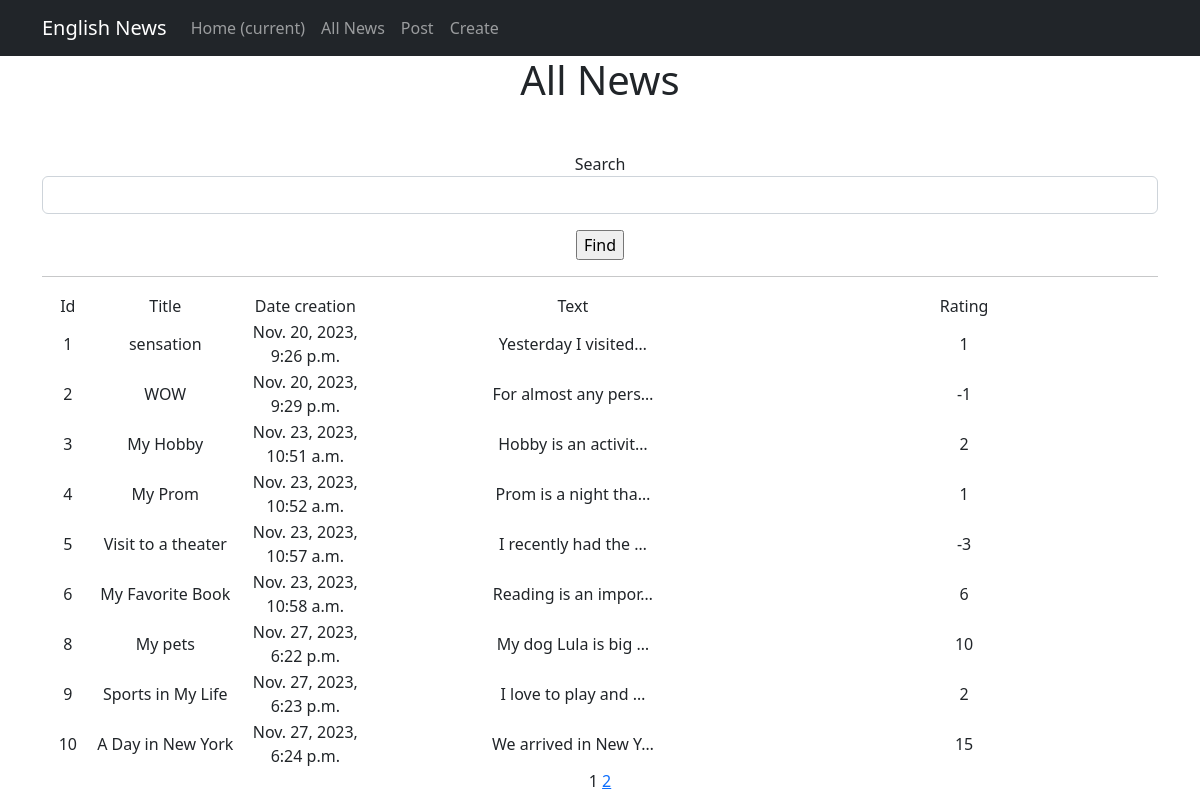
Page /news/ on the committed database.
### newapp/models.py (models this page shows, shortened)
class Post(models.Model):
    author = models.ForeignKey(Author, on_delete=models.CASCADE)
    NEWS = 'NW'
    ARTICLE = 'AR'
    CATEGORY_CHOICES = [
        (NEWS, 'Новость'),
        (ARTICLE, 'Статья'),
    ]
    categoryType = models.CharField(max_length=2, choices=CATEGORY_CHOICES, default=ARTICLE)
    dateCreation = models.DateTimeField(auto_now_add=True)
    postCategory = models.ManyToManyField(Category, through='PostCategory')
    title = models.CharField(max_length=128)
    text = models.TextField()
    rating = models.SmallIntegerField(default=0)

### newapp/views.py (the view)
# urls.py: path('', Article.as_view()),
class Article(ListView):
    model = Post
    ordering = 'dateCreation'
    template_name = 'flatpages/main.html'
    context_object_name = 'news'
    paginate_by = 9
    def get_queryset(self):
        queryset = super().get_queryset()
        self.filterset = PostFilter(self.request.GET, queryset)
        return self.filterset.qs
    def get_context_data(self, **kwargs):
        context = super().get_context_data(**kwargs)
        context['filterset'] = self.filterset
        return context

### newapp/templatetags/custom_filters.py (called while the page is built)
@register.filter()
def change_querry(value):
    if isinstance(value, str):
        text = []
        text1 = value.split(" ")
        for i in text1:
            g = i.lower()
            if g.isalpha():
                if g in cens:
                    g = "**" + g[2:]
            elif g[:-1] in cens:
                g = "**" + g[2:]
            text.append(g)
        return " ".join(text)
    else:
        raise ValueError("Ошибка! Введите строковое значение")

### templates/flatpages/main.html (shortened to what this page needs)
{% extends 'flatpages/default.html' %}
{% load custom_filters %}
{% block body %}
<h1 style="text-align: center;">All News</h1><h3 style="text-align: center;">{{ time_now|date:"d M Y"}}</h3>
<p>&nbsp</p>
        <form action="" method="get">
            <label for="{{ filterset.form.name__icontains.id_for_label }}">Search</label>
            <input
              id="{{ filterset.form.name__icontains.id }}"
              name="{{ filterset.form.name__icontains.name }}"
              value="{{ filterset.form.name__icontains.value }}"
              class="form-control"
            >
            <input type="submit" class="mt-3 btn-primary" value="Find" />
        </form>
       <hr>
       {% if news %}
        <table>
            <tbody>
                   <tr>
                       <td style="width: 100px; text-align: center;">Id </td>
                       <td style="width: 250px; text-align: center;">Title</td>
                       <td style="width: 250px; text-align: center;">Date creation</td>
                       <td style="width: 900px; text-align: center;">Text</td>
                       <td style="width: 900px; text-align: center;">Rating</td>
                   </tr>
                {% for i in news %}
                    <tr>
                        <td style="text-align: center">{{ i.id}}</td>
                        <td style="text-align: center">{{ i.title}}</td>
                        <td style="text-align: center">{{ i.dateCreation}}</td>
                        <td style="text-align: center">{{ i.text|truncatechars:20 }}</td>
                        <td style="text-align: center">{{ i.rating}}</td>
                        <td style="text-align: center">{{ i.text_st|change_querry|truncatechars:20}}</td>
                    </tr>
                {% endfor %}
            </tbody>
        </table>
        {% else %}
             <h2>No more articles!</h2>
        {% endif %}
        {{ page_obj.number }}
        {% if page_obj.has_next %}
            <a href="?page={{ page_obj.next_page_number }}">{{ page_obj.next_page_number }}</a>
        {% endif %}
{% endblock body %}

### templates/flatpages/default.html (shortened to what this page needs)
<!DOCTYPE html>
<html lang="en">
    <head>
        {% load static %}
        <link href="{% static 'css/styles.css' %}" rel="stylesheet" />
    </head>
    <body>
    <nav class="navbar navbar-expand-lg navbar-dark bg-dark static-top">
           <div class="container">
               <a class="navbar-brand" href="#">English News</a>
               <div class="collapse navbar-collapse" id="navbarResponsive">
                   <ul class="navbar-nav ml-auto">
                       <li class="nav-item active">
                           <a class="nav-link" href="#">Home
                               <span class="sr-only">(current)</span>
                           </a>
                       </li>
                       <li class="nav-item">
                           <a class="nav-link" href="/news/">All News</a>
                       </li>
                       <li class="nav-item">
                           <a class="nav-link" href="/mew/<int:id>/">Post</a>
                       </li>
                       <li class="nav-item">
                           <a class="nav-link" href="/news/create/">Create</a>
                       </li>
                   </ul>
               </div>
           </div>
        </nav>
       <div class="container">
            <div class="row">
                <div class="col-lg-12 text-center">
                    {% block body %}{% endblock body %}
                </div>
            </div>
       </div>
    </body>
</html>

### rows in the picture
Post: id "1", title "sensation", dateCreation "Nov. 20, 2023, 9:26 p.m.", text "Yesterday I visited…", rating "1"
Post: id "2", title "WOW", dateCreation "Nov. 20, 2023, 9:29 p.m.", text "For almost any pers…", rating "-1"
Post: id "3", title "My Hobby", dateCreation "Nov. 23, 2023, 10:51 a.m.", text "Hobby is an activit…", rating "2"
Post: id "4", title "My Prom", dateCreation "Nov. 23, 2023, 10:52 a.m.", text "Prom is a night tha…", rating "1"
Post: id "5", title "Visit to a theater", dateCreation "Nov. 23, 2023, 10:57 a.m.", text "I recently had the …", rating "-3"
Post: id "6", title "My Favorite Book", dateCreation "Nov. 23, 2023, 10:58 a.m.", text "Reading is an impor…", rating "6"
Post: id "8", title "My pets", dateCreation "Nov. 27, 2023, 6:22 p.m.", text "My dog Lula is big …", rating "10"
Post: id "9", title "Sports in My Life", dateCreation "Nov. 27, 2023, 6:23 p.m.", text "I love to play and …", rating "2"
Post: id "10", title "A Day in New York", dateCreation "Nov. 27, 2023, 6:24 p.m.", text "We arrived in New Y…", rating "15"

### other values in the picture
{{ page_obj.number }} "1"
{{ page_obj.next_page_number }} "2"
